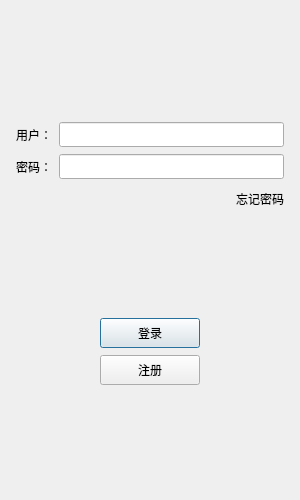
<?xml version="1.0" encoding="UTF-8"?>
<ui version="4.0">
 <class>LoginDialog</class>
 <widget class="QDialog" name="LoginDialog">
  <property name="geometry">
   <rect>
    <x>0</x>
    <y>0</y>
    <width>300</width>
    <height>500</height>
   </rect>
  </property>
  <property name="minimumSize">
   <size>
    <width>300</width>
    <height>500</height>
   </size>
  </property>
  <property name="maximumSize">
   <size>
    <width>300</width>
    <height>500</height>
   </size>
  </property>
  <property name="windowTitle">
   <string>Dialog</string>
  </property>
  <layout class="QVBoxLayout" name="verticalLayout_2">
   <item>
    <layout class="QVBoxLayout" name="verticalLayout">
     <property name="spacing">
      <number>7</number>
     </property>
     <property name="leftMargin">
      <number>5</number>
     </property>
     <property name="topMargin">
      <number>5</number>
     </property>
     <property name="rightMargin">
      <number>5</number>
     </property>
     <property name="bottomMargin">
      <number>5</number>
     </property>
     <item>
      <widget class="QWidget" name="widget" native="true">
       <layout class="QGridLayout" name="gridLayout">
        <item row="0" column="0">
         <widget class="QLabel" name="label">
          <property name="text">
           <string/>
          </property>
          <property name="pixmap">
           <pixmap resource="rc.qrc">:/res/ice.png</pixmap>
          </property>
          <property name="alignment">
           <set>Qt::AlignmentFlag::AlignCenter</set>
          </property>
         </widget>
        </item>
        <item row="1" column="0">
         <spacer name="verticalSpacer">
          <property name="orientation">
           <enum>Qt::Orientation::Vertical</enum>
          </property>
          <property name="sizeHint" stdset="0">
           <size>
            <width>20</width>
            <height>40</height>
           </size>
          </property>
         </spacer>
        </item>
       </layout>
      </widget>
     </item>
     <item>
      <layout class="QHBoxLayout" name="horizontalLayout">
       <property name="spacing">
        <number>7</number>
       </property>
       <item>
        <widget class="QLabel" name="user_label">
         <property name="minimumSize">
          <size>
           <width>0</width>
           <height>25</height>
          </size>
         </property>
         <property name="maximumSize">
          <size>
           <width>16777215</width>
           <height>25</height>
          </size>
         </property>
         <property name="text">
          <string>用户：</string>
         </property>
        </widget>
       </item>
       <item>
        <widget class="QLineEdit" name="user_edit">
         <property name="minimumSize">
          <size>
           <width>0</width>
           <height>25</height>
          </size>
         </property>
         <property name="maximumSize">
          <size>
           <width>16777215</width>
           <height>25</height>
          </size>
         </property>
        </widget>
       </item>
      </layout>
     </item>
     <item>
      <layout class="QHBoxLayout" name="horizontalLayout_2">
       <item>
        <widget class="QLabel" name="password_label">
         <property name="minimumSize">
          <size>
           <width>0</width>
           <height>25</height>
          </size>
         </property>
         <property name="maximumSize">
          <size>
           <width>16777215</width>
           <height>25</height>
          </size>
         </property>
         <property name="text">
          <string>密码：</string>
         </property>
        </widget>
       </item>
       <item>
        <widget class="QLineEdit" name="password_edit">
         <property name="minimumSize">
          <size>
           <width>0</width>
           <height>25</height>
          </size>
         </property>
         <property name="maximumSize">
          <size>
           <width>16777215</width>
           <height>25</height>
          </size>
         </property>
        </widget>
       </item>
      </layout>
     </item>
     <item>
      <layout class="QHBoxLayout" name="horizontalLayout_3">
       <item>
        <spacer name="horizontalSpacer">
         <property name="orientation">
          <enum>Qt::Orientation::Horizontal</enum>
         </property>
         <property name="sizeHint" stdset="0">
          <size>
           <width>40</width>
           <height>20</height>
          </size>
         </property>
        </spacer>
       </item>
       <item>
        <widget class="ClickedLabel" name="forget_label">
         <property name="minimumSize">
          <size>
           <width>0</width>
           <height>25</height>
          </size>
         </property>
         <property name="maximumSize">
          <size>
           <width>16777215</width>
           <height>25</height>
          </size>
         </property>
         <property name="text">
          <string>忘记密码</string>
         </property>
        </widget>
       </item>
      </layout>
     </item>
     <item>
      <spacer name="verticalSpacer_2">
       <property name="orientation">
        <enum>Qt::Orientation::Vertical</enum>
       </property>
       <property name="sizeHint" stdset="0">
        <size>
         <width>20</width>
         <height>40</height>
        </size>
       </property>
      </spacer>
     </item>
     <item>
      <layout class="QHBoxLayout" name="horizontalLayout_4">
       <item>
        <spacer name="horizontalSpacer_2">
         <property name="orientation">
          <enum>Qt::Orientation::Horizontal</enum>
         </property>
         <property name="sizeHint" stdset="0">
          <size>
           <width>40</width>
           <height>20</height>
          </size>
         </property>
        </spacer>
       </item>
       <item>
        <widget class="QPushButton" name="pushButton">
         <property name="minimumSize">
          <size>
           <width>100</width>
           <height>30</height>
          </size>
         </property>
         <property name="maximumSize">
          <size>
           <width>100</width>
           <height>30</height>
          </size>
         </property>
         <property name="text">
          <string>登录</string>
         </property>
        </widget>
       </item>
       <item>
        <spacer name="horizontalSpacer_3">
         <property name="orientation">
          <enum>Qt::Orientation::Horizontal</enum>
         </property>
         <property name="sizeHint" stdset="0">
          <size>
           <width>40</width>
           <height>20</height>
          </size>
         </property>
        </spacer>
       </item>
      </layout>
     </item>
     <item>
      <layout class="QHBoxLayout" name="horizontalLayout_5">
       <item>
        <spacer name="horizontalSpacer_4">
         <property name="orientation">
          <enum>Qt::Orientation::Horizontal</enum>
         </property>
         <property name="sizeHint" stdset="0">
          <size>
           <width>40</width>
           <height>20</height>
          </size>
         </property>
        </spacer>
       </item>
       <item>
        <widget class="QPushButton" name="register_btn">
         <property name="minimumSize">
          <size>
           <width>100</width>
           <height>30</height>
          </size>
         </property>
         <property name="maximumSize">
          <size>
           <width>100</width>
           <height>30</height>
          </size>
         </property>
         <property name="text">
          <string>注册</string>
         </property>
        </widget>
       </item>
       <item>
        <spacer name="horizontalSpacer_5">
         <property name="orientation">
          <enum>Qt::Orientation::Horizontal</enum>
         </property>
         <property name="sizeHint" stdset="0">
          <size>
           <width>40</width>
           <height>20</height>
          </size>
         </property>
        </spacer>
       </item>
      </layout>
     </item>
     <item>
      <spacer name="verticalSpacer_3">
       <property name="orientation">
        <enum>Qt::Orientation::Vertical</enum>
       </property>
       <property name="sizeHint" stdset="0">
        <size>
         <width>20</width>
         <height>40</height>
        </size>
       </property>
      </spacer>
     </item>
    </layout>
   </item>
  </layout>
 </widget>
 <customwidgets>
  <customwidget>
   <class>ClickedLabel</class>
   <extends>QLabel</extends>
   <header>clickedlabel.h</header>
  </customwidget>
 </customwidgets>
 <resources>
  <include location="rc.qrc"/>
 </resources>
 <connections/>
</ui>
